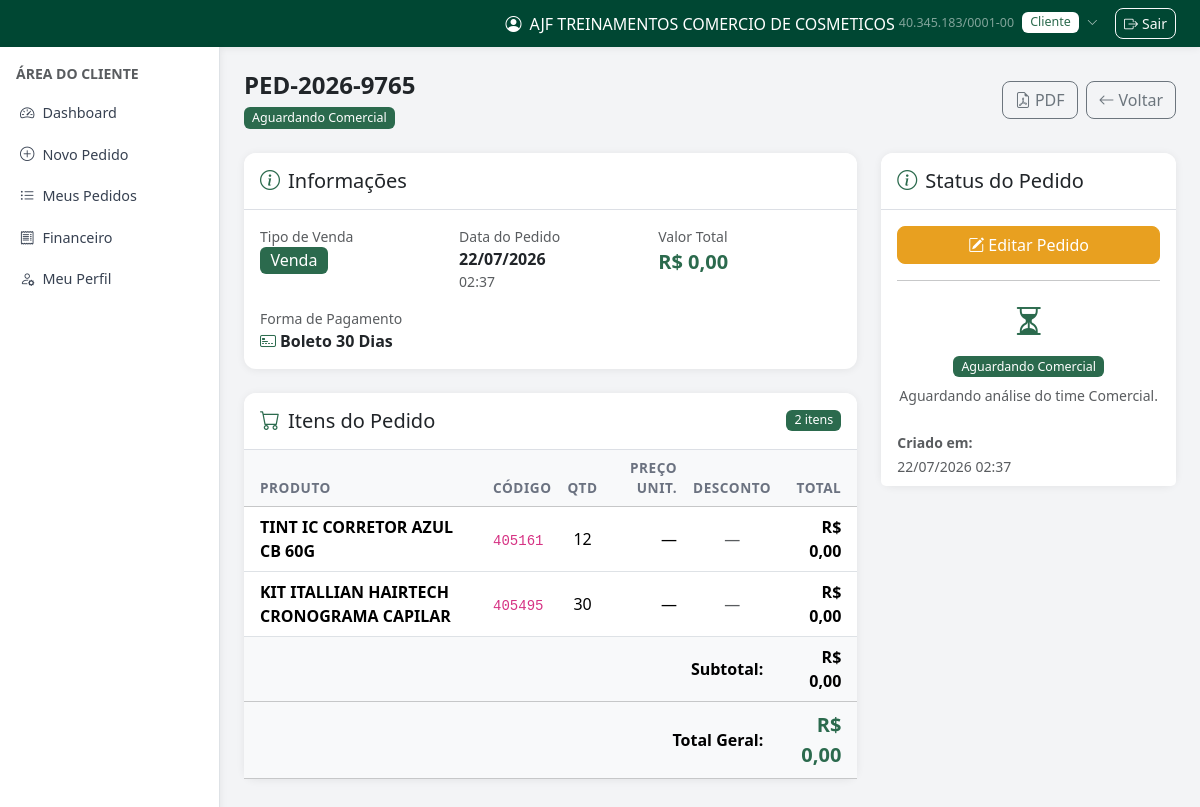
Screenshot of /cliente/pedido.php?id=480 (signed in) with the database file from the repository.
### tables this page shows
CREATE TABLE `pedidos` (
  `id` int(11) NOT NULL,
  `numero_pedido` varchar(50) DEFAULT NULL,
  `tipo_venda` enum('venda','bonificacao') DEFAULT 'venda',
  `data_pedido` date DEFAULT NULL,
  `cliente_id` int(11) DEFAULT NULL,
  `produto_id` int(11) DEFAULT NULL,
  `vendedor` varchar(100) DEFAULT NULL,
  `codigo_barra` varchar(50) DEFAULT NULL,
  `descricao_produto` varchar(200) DEFAULT NULL,
  `quantidade_total` int(11) DEFAULT 0,
  `valor_total` decimal(12,2) DEFAULT 0.00,
  `status` enum('comercial','financeiro','faturamento','faturado','cancelado','reprovado') DEFAULT 'comercial',
  `observacoes` text DEFAULT NULL,
  `created_at` timestamp NOT NULL DEFAULT current_timestamp(),
  `lote_id` varchar(40) DEFAULT NULL,
  `desconto_campanha` decimal(5,2) DEFAULT NULL,
  `forma_pagamento` varchar(60) DEFAULT NULL,
  `credito_utilizado` decimal(12,2) DEFAULT NULL,
  `supervisor` varchar(100) DEFAULT NULL,
  `desconto_pagamento` decimal(12,2) DEFAULT NULL,
  `moeda` varchar(10) NOT NULL DEFAULT 'BRL',
  `cotacao` decimal(10,4) DEFAULT NULL,
  `desconto_comercial` decimal(10,4) NOT NULL DEFAULT 0.0000,
  `desconto_diretoria` decimal(10,4) NOT NULL DEFAULT 0.0000
);

CREATE TABLE `produtos` (
  `id` int(11) NOT NULL,
  `codigo_produto` varchar(50) DEFAULT NULL,
  `linha` varchar(50) DEFAULT NULL,
  `grupo` varchar(50) DEFAULT NULL,
  `subgrupo` varchar(50) DEFAULT NULL,
  `codigo_barra` varchar(50) DEFAULT NULL,
  `descricao_pt` varchar(200) DEFAULT NULL,
  `descricao_en` varchar(200) DEFAULT NULL,
  `descricao_es` varchar(200) DEFAULT NULL,
  `desc_cliente_pt` text DEFAULT NULL,
  `desc_cliente_en` text DEFAULT NULL,
  `desc_cliente_es` text DEFAULT NULL,
  `nuance` varchar(50) DEFAULT NULL,
  `multiplo` int(11) DEFAULT 1,
  `vendas_distribuidor` decimal(10,2) DEFAULT 0.00,
  `vendas_varejo` decimal(10,2) DEFAULT 0.00,
  `vendas_exportacao` decimal(10,2) DEFAULT 0.00,
  `ncm_id` int(11) DEFAULT NULL,
  `cest` varchar(20) DEFAULT NULL,
  `status` enum('ativo','inativo') DEFAULT 'ativo',
  `created_at` timestamp NOT NULL DEFAULT current_timestamp()
);

### cliente/pedido.php (the view, shortened to what this page needs)
<?php
require_once __DIR__ . '/../config.php';
$u = usuario();
$pedidoId = (int)($_GET['id'] ?? 0);
$pedido = db()->prepare("
    SELECT p.*, pr.codigo_produto, COALESCE(t.preco_padrao, pr.vendas_varejo) AS preco_unit
    FROM pedidos p
    LEFT JOIN produtos pr ON pr.id = p.produto_id
    LEFT JOIN tabela_precos t ON t.produto_id = pr.id
    WHERE p.id = ? AND p.cliente_id = ?");
$pedido->execute([$pedidoId, $u['id']]);
$pedido = $pedido->fetch();
$colPreco = colPrecoMoeda($pedido['moeda'] ?? 'BRL');
$loteId = $pedido['lote_id'] ?: null;
$stmtItens = db()->prepare("
    SELECT p.*, pr.codigo_produto, COALESCE($colPreco, pr.vendas_varejo) AS preco_unit
    FROM pedidos p
    LEFT JOIN produtos pr ON pr.id = p.produto_id
    LEFT JOIN tabela_precos t ON t.produto_id = pr.id
    WHERE " . ($loteId ? 'p.lote_id = ?' : 'p.id = ?') . " ORDER BY p.id");
$stmtItens->execute([$loteId ?: $pedidoId]);
$itensPedido = $stmtItens->fetchAll();
$valorTotalGeral = array_sum(array_column($itensPedido, 'valor_total'));
$creditoUsado = 0.0;
if ($pedido['lote_id']) {
    $cuStmt = db()->prepare('SELECT credito_utilizado FROM pedidos WHERE lote_id = ? AND credito_utilizado > 0 LIMIT 1');
    $cuStmt->execute([$pedido['lote_id']]);
    $creditoUsado = (float)($cuStmt->fetchColumn() ?: 0);
} else {
    $creditoUsado = (float)($pedido['credito_utilizado'] ?? 0);
}
$descontoPix = 0.0;
if ($pedido['lote_id']) {
    $dpStmt = db()->prepare('SELECT desconto_pagamento FROM pedidos WHERE lote_id = ? AND desconto_pagamento > 0 LIMIT 1');
    $dpStmt->execute([$pedido['lote_id']]);
    $descontoPix = (float)($dpStmt->fetchColumn() ?: 0);
} else {
    $descontoPix = (float)($pedido['desconto_pagamento'] ?? 0);
}
$totalAPagar = max(0, $valorTotalGeral - $descontoPix - $creditoUsado);
$canEdit = $pedido['status'] === 'comercial';
$statusInfo = [
    'comercial'  => ['icon' => 'bi-hourglass-split', 'color' => 'primary',   'msg' => t('Aguardando análise do time Comercial.')],
    'financeiro' => ['icon' => 'bi-currency-dollar', 'color' => 'warning',   'msg' => t('Em análise pelo time Financeiro.')],
    'faturado'   => ['icon' => 'bi-check-circle',    'color' => 'success',   'msg' => t('Pedido aprovado e faturado.')],
    'cancelado'  => ['icon' => 'bi-x-circle',        'color' => 'danger',    'msg' => t('Pedido cancelado. Entre em contato com seu supervisor.')],
    'reprovado'  => ['icon' => 'bi-x-circle',        'color' => 'danger',    'msg' => t('Pedido cancelado. Entre em contato com seu supervisor.')],
];
$si = $statusInfo[$pedido['status']] ?? ['icon' => 'bi-question-circle', 'color' => 'secondary', 'msg' => ''];
require_once LAYOUT_PATH . '/header.php';
?>
<div class="d-flex flex-wrap justify-content-between align-items-center gap-2 mb-4">
    <div>
        <h4 class="fw-bold mb-1"><?= e($pedido['numero_pedido']) ?></h4>
        <div><?= statusBadge($pedido['status']) ?></div>
    </div>
    <div class="d-flex gap-2">
        <a href="<?= BASE_URL ?>/cliente/pedido-pdf.php?id=<?= $pedidoId ?>" target="_blank"
           class="btn btn-outline-secondary">
            <i class="bi bi-file-earmark-pdf me-1"></i>PDF
        </a>
        <a href="<?= BASE_URL ?>/cliente/meus-pedidos.php" class="btn btn-outline-secondary">
            <i class="bi bi-arrow-left me-1"></i><?= et('Voltar') ?>
        </a>
    </div>
</div>
<div class="row g-4">
    <div class="col-lg-8">
        <div class="card border-0 shadow-sm mb-4">
            <div class="card-header bg-white py-3">
                <h5 class="mb-0"><i class="bi bi-info-circle me-2 text-primary"></i><?= et('Informações') ?></h5>
            </div>
            <div class="card-body">
                <div class="row g-3">
                    <div class="col-sm-4">
                        <div class="text-muted small"><?= et('Tipo de Venda') ?></div>
                        <div class="fw-semibold">
                            <span class="badge bg-<?= $pedido['tipo_venda'] === 'venda' ? 'primary' : 'success' ?> fs-6">
                                <?= et(ucfirst($pedido['tipo_venda'])) ?>
                            </span>
                        </div>
                    </div>
                    <div class="col-sm-4">
                        <div class="text-muted small"><?= et('Data do Pedido') ?></div>
                        <div class="fw-semibold"><?= dataBR($pedido['data_pedido']) ?></div>
                        <div class="text-muted small"><?= $pedido['created_at'] ? date('H:i', strtotime($pedido['created_at'])) : '' ?></div>
                    </div>
                    <div class="col-sm-4">
                        <div class="text-muted small"><?= ($descontoPix > 0 || $creditoUsado > 0) ? et('Total a Pagar') : et('Valor Total') ?></div>
                        <div class="fw-bold fs-5 text-primary"><?= moedaBR($totalAPagar) ?></div>
                    </div>
                    <?php if (!empty($pedido['forma_pagamento'])): ?>
                    <div class="col-sm-6">
                        <div class="text-muted small"><?= et('Forma de Pagamento') ?></div>
                        <div class="fw-semibold"><i class="bi bi-credit-card-2-front me-1 text-primary"></i><?= e($pedido['forma_pagamento']) ?></div>
                    </div>
                    <?php endif; ?>
                </div>
            </div>
        </div>
        <div class="card border-0 shadow-sm mb-4">
            <div class="card-header bg-white py-3 d-flex justify-content-between align-items-center">
                <h5 class="mb-0"><i class="bi bi-cart me-2 text-primary"></i><?= et('Itens do Pedido') ?></h5>
                <?php if (count($itensPedido) > 1): ?>
                <span class="badge bg-primary"><?= count($itensPedido) ?> <?= et('itens') ?></span>
                <?php endif; ?>
            </div>
            <div class="card-body p-0">
                <table class="table table-hover align-middle mb-0">
                    <thead class="table-light">
                        <tr>
                            <th class="ps-3"><?= et('Produto') ?></th>
                            <th><?= et('Código') ?></th>
                            <th class="text-center"><?= et('Qtd') ?></th>
                            <th class="text-end"><?= et('Preço Unit.') ?></th>
                            <th class="text-center"><?= et('Desconto') ?></th>
                            <th class="text-end pe-3"><?= et('Total') ?></th>
                        </tr>
                    </thead>
                    <tbody>
                        <?php foreach ($itensPedido as $item):
                            $descPct   = (float)($item['desconto_campanha'] ?? 0);
                            $qtd       = (int)$item['quantidade_total'];
                            $precoUnit = $qtd > 0 ? (float)$item['valor_total'] / $qtd : 0;
                        ?>
                        <tr>
                            <td class="ps-3 fw-semibold"><?= e($item['descricao_produto'] ?? '—') ?></td>
                            <td><code><?= e($item['codigo_produto'] ?? $item['codigo_barra'] ?? '—') ?></code></td>
                            <td class="text-center"><?= $qtd ?></td>
                            <td class="text-end"><?= $precoUnit > 0 ? moedaBR($precoUnit) : '—' ?></td>
                            <td class="text-center">
                                <?php if ($descPct > 0): ?>
                                <span class="badge bg-success">-<?= number_format($descPct, 2, ',', '.') ?>%</span>
                                <?php else: ?>
                                <span class="text-muted">—</span>
                                <?php endif; ?>
                            </td>
                            <td class="text-end fw-semibold pe-3"><?= moedaBR($item['valor_total']) ?></td>
                        </tr>
                        <?php endforeach; ?>
                    </tbody>
                    <tfoot class="table-light">
                        <tr>
                            <td colspan="5" class="text-end fw-semibold pe-3"><?= et('Subtotal:') ?></td>
                            <td class="fw-semibold text-end pe-3"><?= moedaBR($valorTotalGeral) ?></td>
                        </tr>
                        <?php if ($descontoPix > 0 || $creditoUsado > 0): ?>
                        <tr>
                            <td colspan="5" class="text-end fw-bold pe-3"><?= et('Total a Pagar:') ?></td>
                            <td class="fw-bold text-primary fs-5 text-end pe-3"><?= moedaBR($totalAPagar) ?></td>
                        </tr>
                        <?php else: ?>
                        <tr>
                            <td colspan="5" class="text-end fw-bold pe-3"><?= et('Total Geral:') ?></td>
                            <td class="fw-bold text-primary fs-5 text-end pe-3"><?= moedaBR($valorTotalGeral) ?></td>
                        </tr>
                        <?php endif; ?>
                    </tfoot>
                </table>
            </div>
        </div>
    </div>
    <div class="col-lg-4">
        <div class="card border-0 shadow-sm sticky-top" style="top:1rem">
            <div class="card-header bg-white py-3">
                <h5 class="mb-0"><i class="bi bi-info-circle me-2 text-primary"></i><?= et('Status do Pedido') ?></h5>
            </div>
            <div class="card-body <?= $canEdit ? '' : 'text-center py-4' ?>">
                <?php if ($canEdit): ?>
                <div class="d-grid gap-2">
                    <a href="<?= BASE_URL ?>/cliente/novo-pedido.php?editar=<?= $pedido['id'] ?>"
                       class="btn btn-warning">
                        <i class="bi bi-pencil-square me-1"></i><?= et('Editar Pedido') ?>
                    </a>
                </div>
                <hr class="my-3">
                <div class="text-center">
                    <i class="bi <?= $si['icon'] ?> text-<?= $si['color'] ?>" style="font-size:2rem"></i>
                    <div class="mt-2"><?= statusBadge($pedido['status']) ?></div>
                    <p class="text-muted small mt-2 mb-0"><?= e($si['msg']) ?></p>
                </div>
                <?php else: ?>
                <i class="bi <?= $si['icon'] ?> text-<?= $si['color'] ?>" style="font-size:2.5rem"></i>
                <div class="mt-3"><?= statusBadge($pedido['status']) ?></div>
                <p class="text-muted small mt-3 mb-0"><?= e($si['msg']) ?></p>
                <?php endif; ?>
            </div>
            <div class="card-footer bg-white border-top-0">
                <small class="text-muted">
                    <strong><?= et('Criado em:') ?></strong><br>
                    <?= $pedido['created_at'] ? date('d/m/Y H:i', strtotime($pedido['created_at'])) : dataBR($pedido['data_pedido']) ?>
                </small>
            </div>
        </div>
    </div>
</div>
<?php require_once LAYOUT_PATH . '/footer.php'; ?>

### rows the page displays
pedidos: numero_pedido "PED-2026-9765", tipo_venda "Venda", data_pedido "22/07/2026", created_at "02:37", moeda "R$ 0,00", forma_pagamento "Boleto 30 Dias", descricao_produto "TINT IC CORRETOR AZUL CB 60G", produto.codigo_produto "405161", quantidade_total "12", moedaBR($item['valor_total']) "R$ 0,00", status "Aguardando análise do time Comercial.", created_at "22/07/2026 02:37"
pedidos: descricao_produto "KIT ITALLIAN HAIRTECH CRONOGRAMA CAPILAR", produto.codigo_produto "405495", quantidade_total "30", valor_total "R$ 0,00"

### other values shown
$_usuario['nome'] "AJF TREINAMENTOS COMERCIO DE COSMETICOS"
$_usuario['cnpj'] "40.345.183/0001-00"
et('Cliente') "Cliente"
et('Sair') "Sair"
et('Área do Cliente') "ÁREA DO CLIENTE"
et('Dashboard') "Dashboard"
et('Novo Pedido') "Novo Pedido"
et('Meus Pedidos') "Meus Pedidos"
et('Financeiro') "Financeiro"
et('Meu Perfil') "Meu Perfil"
t($label) "Aguardando Comercial Aguardando Comercial"
et('Voltar') "Voltar"
et('Informações') "Informações"
et('Tipo de Venda') "Tipo de Venda"
et('Data do Pedido') "Data do Pedido"
